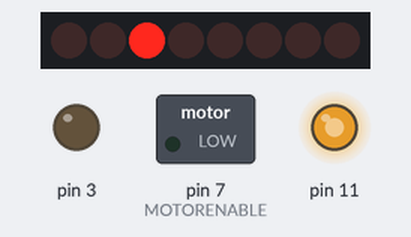
A sketch run on a simulated Arduino Uno, built with avr-gcc and run on an emulated ATmega328P. Shown: 8 shift-register outputs drawn as a row of LEDs (first output left, lit = HIGH), switched loads named in the sketch (green lamp = pin HIGH), output pins drawn as LEDs (lit = HIGH). Wiring (inferred from the names in the program): shift register (74HC595): data pin 8; shift clock pin 4; latch pin 12. Wiring (inferred from the signals the program sends): row of LEDs: on Q0, Q1, Q2, Q3, Q4, Q5, Q6, Q7. Pins used as bus, display or sensor lines are not drawn; what the sketch prints to the serial monitor is not drawn.

Above: at 1.1 s.
At 2.1 s:
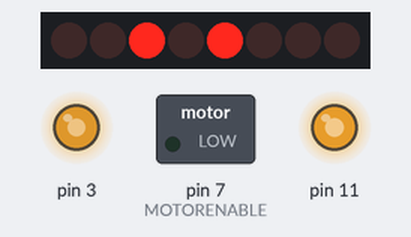
Timing chart, 0 to 10.0 s (numbered marks = the images above):
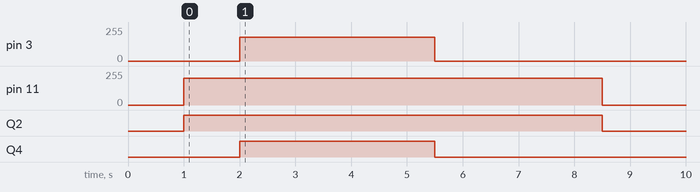

Measured:
- by itself, Q2: HIGH → LOW at 8.5 s

The sketch:

legoCar.ino
```cpp
/*
Code adapted from http://playground.arduino.cc/Main/AdafruitMotorShield
Open Source / Public Domain
*/
// Arduino pins for the shift register
#define MOTORLATCH 12
#define MOTORCLK 4
#define MOTORENABLE 7
#define MOTORDATA 8

// 8-bit bus after the 74HC595 shift register
// (not Arduino pins)
// These are used to set the direction of the bridge driver.
int motorA[] = {2, 1, 5, 0};
int motorB[] = {3, 4, 7, 6};

// Arduino pins for the PWM signals. The first array eleemnt is for motor 1 output, etc..
int motorPwms[] = {11, 3, 6, 5};

//value set to the motor: beetween 0 and 255
int motorValues[] = {0, 0, 0, 0};

void setup()
{
  Serial.begin(9600);
  Serial.println("Ca demarre");

  delay(1000);
  motorAdd(0, 200);//go forward, speed 120 (max is 255)
  delay(1000);

  motorAdd(1, -180);//turn left 180 (max is 255)
  delay(3500);

  motorAdd(1, 180);//turn right 180 (max is 255)
  delay(3000);

  release(0);//stop motor 0 (connected to M1 on motor shield)
}

void loop()
{

}
/*
void loop()
{

    char c;

  if (Serial.available()) {
    c = Serial.read();
    Serial.print(c);

    switch (c) {
      case '+':
        motorAdd(0, 30);
        Serial.println(" En avant !!! ");
        break;
      case '-':
        motorAdd(0, -30);
        Serial.println(" arriere ");
        break;
      case '0':
        release(0);
        Serial.println(" /!\\ stop ");
        break;

      case '6':
        motorAdd(1, 30);
        Serial.println(" A droite ");
        break;
      case '4':
        motorAdd(1, -30);
        Serial.println(" A gauche ");
        break;
      case '5':
        release(1);
        Serial.println(" Tout droit ");
        break;
    }

    Serial.println(motorSpeed);
    Serial.println(directionServo);
  }

}
*/

void motorAdd(int motorNumber, int speedToAdd)
{
  motorValues[motorNumber] +=  speedToAdd;
  motorValues[motorNumber] = constrain(motorValues[motorNumber], -255, 255);

  if (motorValues[motorNumber] == 0) {
    release(motorNumber);
    return;
  }

  if (motorValues[motorNumber] > 0) {
    forward(motorNumber, motorValues[motorNumber]);
  } else {
    backward(motorNumber, abs(motorValues[motorNumber]));
  }

}

void forward(int motorNumber, int speed)
{
  speed = constrain(speed, 0, 255);
  motor_output(motorPwms[motorNumber], motorA[motorNumber], HIGH, speed);
  motor_output(motorPwms[motorNumber], motorB[motorNumber], LOW, -1);     // -1: no PWM set
}

void backward(int motorNumber, int speed)
{
  speed = constrain(speed, 0, 255);
  motor_output (motorPwms[motorNumber], motorA[motorNumber], LOW, speed);
  motor_output (motorPwms[motorNumber], motorB[motorNumber], HIGH, -1);    // -1: no PWM set
}

void release(int motorNumber)
{
  motorValues[motorNumber] = 0;
  motor_output(motorPwms[motorNumber], motorA[motorNumber], LOW, 0);  // 0: output floating.
  motor_output(motorPwms[motorNumber], motorB[motorNumber], LOW, -1); // -1: no PWM set
}

// ---------------------------------
// motor_output
//
// The function motor_ouput uses the motor driver to
// drive normal outputs like lights, relays, solenoids,
// DC motors (but not in reverse).
//
// It is also used as an internal helper function
// for the motor() function.
//
// The high_low variable should be set 'HIGH'
// to drive lights, etc.
// It can be set 'LOW', to switch it off,
// but also a 'speed' of 0 will switch it off.
//
// The 'speed' sets the PWM for 0...255, and is for
// both pins of the motor output.
//   For example, if motor 3 side 'A' is used to for a
//   dimmed light at 50% (speed is 128), also the
//   motor 3 side 'B' output will be dimmed for 50%.
// Set to 0 for completelty off (high impedance).
// Set to 255 for fully on.
// Special settings for the PWM speed:
//    Set to -1 for not setting the PWM at all.
//
void motor_output (int motorPwm, int output, int high_low, int speed)
{
  // Set the direction with the shift register
  shiftWrite(output, high_low);
  if (speed != -1) {
    speed = constrain(speed, 0, 255);
    analogWrite(motorPwm, speed);
  }
}


// ---------------------------------
// shiftWrite
//
// The parameters are just like digitalWrite().
//
// The output is the pin 0...7 (the pin behind
// the shift register).
// The second parameter is HIGH or LOW.
//
// There is no initialization function.
// Initialization is automatically done at the first
// time it is used.
//
void shiftWrite(int output, int high_low)
{
  static int latch_copy;
  static int shift_register_initialized = false;

  // Do the initialization on the fly,
  // at the first time it is used.
  if (!shift_register_initialized) {
    // Set pins for shift register to output
    pinMode(MOTORLATCH, OUTPUT);
    pinMode(MOTORENABLE, OUTPUT);
    pinMode(MOTORDATA, OUTPUT);
    pinMode(MOTORCLK, OUTPUT);

    // Set pins for shift register to default value (low);
    digitalWrite(MOTORDATA, LOW);
    digitalWrite(MOTORLATCH, LOW);
    digitalWrite(MOTORCLK, LOW);
    // Enable the shift register, set Enable pin Low.
    digitalWrite(MOTORENABLE, LOW);

    // start with all outputs (of the shift register) low
    latch_copy = 0;

    shift_register_initialized = true;
  }

  // The defines HIGH and LOW are 1 and 0.
  // So this is valid.
  bitWrite(latch_copy, output, high_low);

  // Use the default Arduino 'shiftOut()' function to
  // shift the bits with the MOTORCLK as clock pulse.
  // The 74HC595 shiftregister wants the MSB first.
  // After that, generate a latch pulse with MOTORLATCH.
  shiftOut(MOTORDATA, MOTORCLK, MSBFIRST, latch_copy);
  delayMicroseconds(5);    // For safety, not really needed.
  digitalWrite(MOTORLATCH, HIGH);
  delayMicroseconds(5);    // For safety, not really needed.
  digitalWrite(MOTORLATCH, LOW);
}
```
